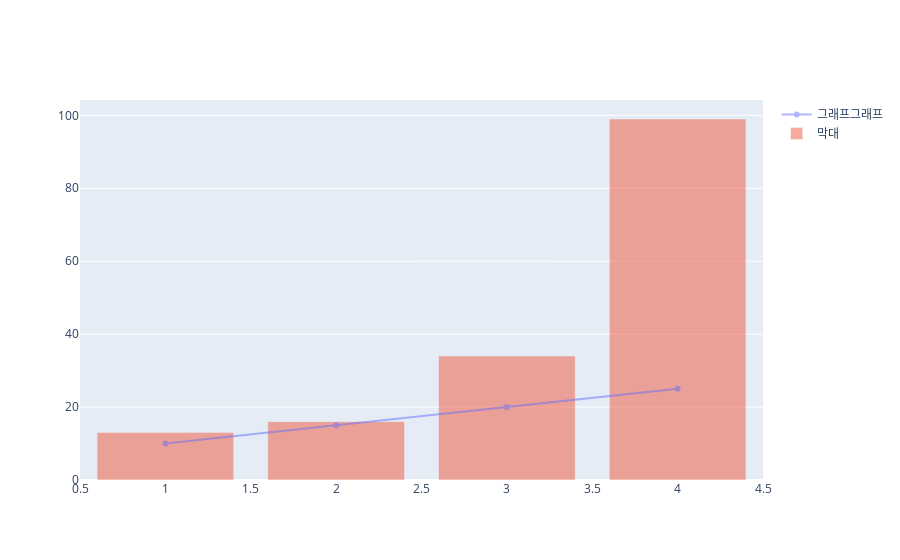

The code cell stored with this chart in its notebook:
### Code cell
fig.update_traces(hovertemplate='얼마요: %{y}')

fig.show()

### Figure 1 — Plotly figure (JSON) as saved in the notebook; plotly's stock layout.template omitted (floating-point values rounded to 4 significant figures)
{"data": [{"hovertemplate": "얼마요: %{y}", "mode": "lines+markers", "name": "그래프그래프", "opacity": 0.5, "type": "scatter", "x": [1, 2, 3, 4], "y": [10, 15, 20, 25]}, {"hovertemplate": "얼마요: %{y}", "name": "막대", "opacity": 0.5, "type": "bar", "x": [1, 2, 3, 4], "y": [13, 16, 34, 99]}], "layout": {}}
